Frame 1 (no input): blank canvas, image omitted
Frame 60 (no input): blank canvas, image omitted
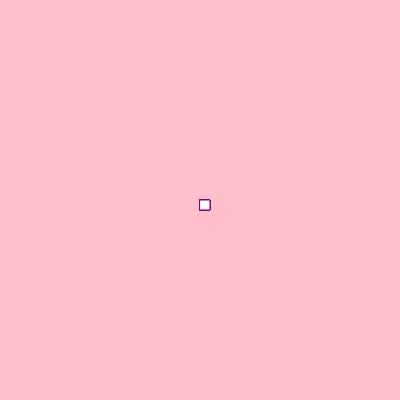
Frame 120 (the mouse pressed at the canvas centre since frame 60)

The p5.js sketch whose frames 1 and 60 were blank and that drew this single picture after the mouse press (run headless with seeded random() and noise() and a simulated clock; from frame 60 on, the mouse is pressed at the canvas centre):

// p5.js sketch
// ── sketch.js
function setup() {
  createCanvas(400, 400);
  background("pink");
}

function draw() {
  if(mouseIsPressed) {
    stroke("purple");// cor da linha
    fill("white");// cor do fundo
    rect(mouseX,mouseY,10,10);// criando o retangulo
  }
}
